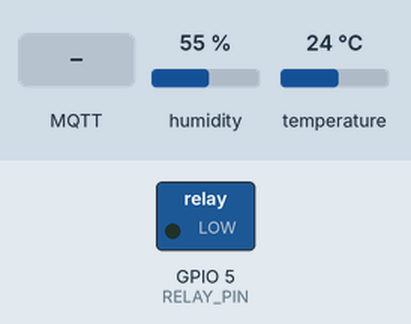
A sketch run on a simulated ESP32. Shown: switched loads named in the sketch (green lamp = pin HIGH). The test bench sets the inputs (shaded band); at power-on: humidity 55 %, temperature 24 °C. WiFi joins after 1.5 s; servers stay silent unless stated; random numbers use the default seed unless the sketch sets one; no MQTT or app messages arrive unless stated; what the sketch prints to the serial monitor is not drawn.

Above: at 2.7 s.
2.8 s: MQTT message "ON" arrives on the first subscribed topic
At 3.8 s:
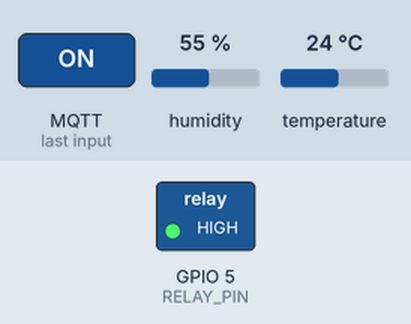
4.3 s: MQTT message "OFF" arrives on the first subscribed topic
At 4.9 s:
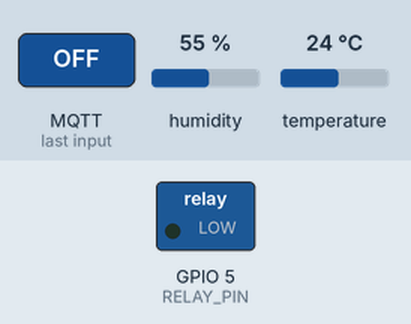
7.5 s: MQTT message "true" arrives on the first subscribed topic
At 8.6 s:
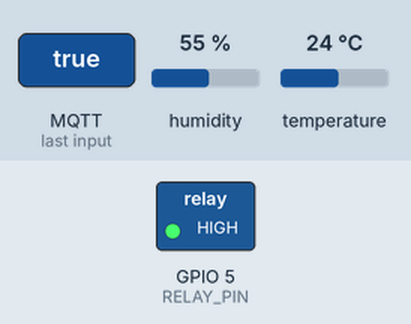
9.0 s: MQTT message "false" arrives on the first subscribed topic
At 10.0 s:
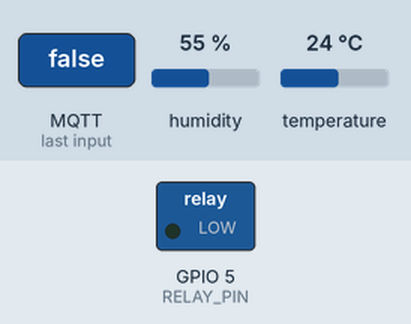
Timing chart, 0 to 11.5 s (numbered marks = the images above; inputs shaded):
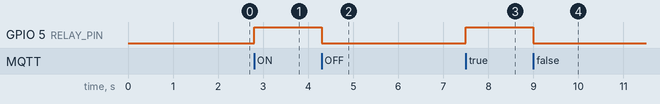

The sketch:

wokwi_orquideas_mqtt.ino
```cpp
// ============================================================================
// AGROSENSE AI — FIRMWARE ESP32 INVERNADERO DE ORQUÍDEAS (WOKWI + MQTT)
// ============================================================================
// Simulación: https://wokwi.com/projects/481413419177388033
// Pines: Sensor DHT22 en GPIO 4 | Relé / LED de aspersión en GPIO 5
// Red: Wi-Fi ("Wokwi-GUEST") -> broker.emqx.io:1883 -> FastAPI y Supabase
// ============================================================================

#include <WiFi.h>
#include <PubSubClient.h>
#include <DHT.h>
#include <ArduinoJson.h>

// Definimos los pines del ESP32 para el sensor y el relé de riego
#define DHTPIN 4       // Pin DATA conectado al DHT22
#define DHTTYPE DHT22
#define RELAY_PIN 5    // Pin digital para activar la bomba / LED de riego

// Datos de red Wi-Fi y broker MQTT público usados en el enlace (RF3)
const char* ssid        = "Wokwi-GUEST";
const char* password    = "";
const char* mqtt_server = "broker.emqx.io";
const int   mqtt_port   = 1883;

// Tópicos dedicados del invernadero de Orquídeas en el broker público
const char* TOPIC_ORQ_TEMP      = "ASAI/Orquideas/Temperatura";
const char* TOPIC_ORQ_HUM       = "ASAI/Orquideas/Humedad";
const char* TOPIC_ORQ_BOMBA     = "ASAI/Orquideas/Bomba";
const char* TOPIC_ORQ_BOMBA_CMD = "ASAI/Orquideas/Bomba/cmd";

WiFiClient espClient;
PubSubClient client(espClient);
DHT dht(DHTPIN, DHTTYPE);

// Usamos millis() para contar el intervalo sin congelar la escucha de comandos MQTT
unsigned long tiempoAnterior = 0;
const long intervalo = 3000;
bool estadoBomba = false;

// Actuador físico: enciende o apaga el relé del Pin 5 y confirma estado en MQTT
void aplicarBomba(bool encender) {
  estadoBomba = encender;
  digitalWrite(RELAY_PIN, estadoBomba ? HIGH : LOW);
  if (client.connected()) {
    client.publish(TOPIC_ORQ_BOMBA, estadoBomba ? "ON" : "OFF");
  }
  Serial.print(">>> COMANDO EJECUTADO: La bomba ahora está ");
  Serial.println(estadoBomba ? "ENCENDIDA" : "APAGADA");
}

// Esta función callback recibe los comandos "ON" / "OFF" enviados desde la web por MQTT
void callback(char* topic, byte* payload, unsigned int length) {
  String msg;
  for (unsigned int i = 0; i < length; i++) {
    msg += (char)payload[i];
  }
  msg.trim();

  if (String(topic) == TOPIC_ORQ_BOMBA_CMD) {
    if (msg.equalsIgnoreCase("ON") || msg == "true") {
      aplicarBomba(true);
    } else if (msg.equalsIgnoreCase("OFF") || msg == "false") {
      aplicarBomba(false);
    } else {
      // Usamos ArduinoJson para leer mensajes en formato JSON como {"bomba": true}
      StaticJsonDocument<128> doc;
      if (!deserializeJson(doc, msg) && doc.containsKey("bomba")) {
        aplicarBomba(doc["bomba"]);
      }
    }
  }
}

void reconnect() {
  while (!client.connected()) {
    String clientId = "ESP32_Wokwi_Orq_" + String(random(1000, 9999));
    if (client.connect(clientId.c_str())) {
      client.subscribe(TOPIC_ORQ_BOMBA_CMD);
      Serial.println("[MQTT] Conectado a broker.emqx.io (Orquideas)");
    } else {
      delay(2000);
    }
  }
}

void setup() {
  Serial.begin(115200);

  dht.begin();
  pinMode(RELAY_PIN, OUTPUT);
  digitalWrite(RELAY_PIN, LOW);

  WiFi.begin(ssid, password);
  Serial.print("[WiFi] Conectando a Wokwi-GUEST");
  while (WiFi.status() != WL_CONNECTED) {
    delay(300);
    Serial.print(".");
  }
  Serial.println("\n[WiFi] Conectado.");

  client.setServer(mqtt_server, mqtt_port);
  client.setCallback(callback);

  Serial.println("Iniciando AgroSense AI (Modo Wokwi Orquideas)...");
  Serial.println("Escribe {\"bomba\": true} o {\"bomba\": false} para probar el relé.");
}

void loop() {
  if (!client.connected()) {
    reconnect();
  }
  client.loop();

  // Lectura local por Monitor Serial
  if (Serial.available() > 0) {
    String input = Serial.readStringUntil('\n');
    StaticJsonDocument<200> docIn;
    DeserializationError error = deserializeJson(docIn, input);
    if (!error && docIn.containsKey("bomba")) {
      aplicarBomba(docIn["bomba"]);
    }
  }

  // En esta parte leemos el DHT22 cada 3 segundos con millis() para cumplir el RF4 sin pausar el ESP32
  unsigned long tiempoActual = millis();
  if (tiempoActual - tiempoAnterior >= intervalo) {
    tiempoAnterior = tiempoActual;

    float humedad = dht.readHumidity();
    float temperatura = dht.readTemperature();

    if (isnan(humedad) || isnan(temperatura)) {
      Serial.println("{\"error\": \"Fallo al leer el sensor DHT22\"}");
      return;
    }

    // Publica lecturas en texto plano al broker MQTT hacia la Web y Supabase
    client.publish(TOPIC_ORQ_TEMP, String(temperatura, 2).c_str());
    client.publish(TOPIC_ORQ_HUM, String(humedad, 2).c_str());
    client.publish(TOPIC_ORQ_BOMBA, estadoBomba ? "ON" : "OFF");

    // Imprime el mismo estado en formato JSON por Monitor Serial (115200 baud)
    StaticJsonDocument<200> docOut;
    docOut["temp"] = temperatura;
    docOut["hum"] = humedad;
    docOut["estado_bomba"] = estadoBomba;
    serializeJson(docOut, Serial);
    Serial.println();
  }
}
```

Measured:
- after the input at 2.8 s, GPIO 5 (RELAY_PIN): LOW → HIGH at once
- after the input at 4.3 s, GPIO 5 (RELAY_PIN): HIGH → LOW at once
- after the input at 7.5 s, GPIO 5 (RELAY_PIN): LOW → HIGH at once
- after the input at 9.0 s, GPIO 5 (RELAY_PIN): HIGH → LOW at once
